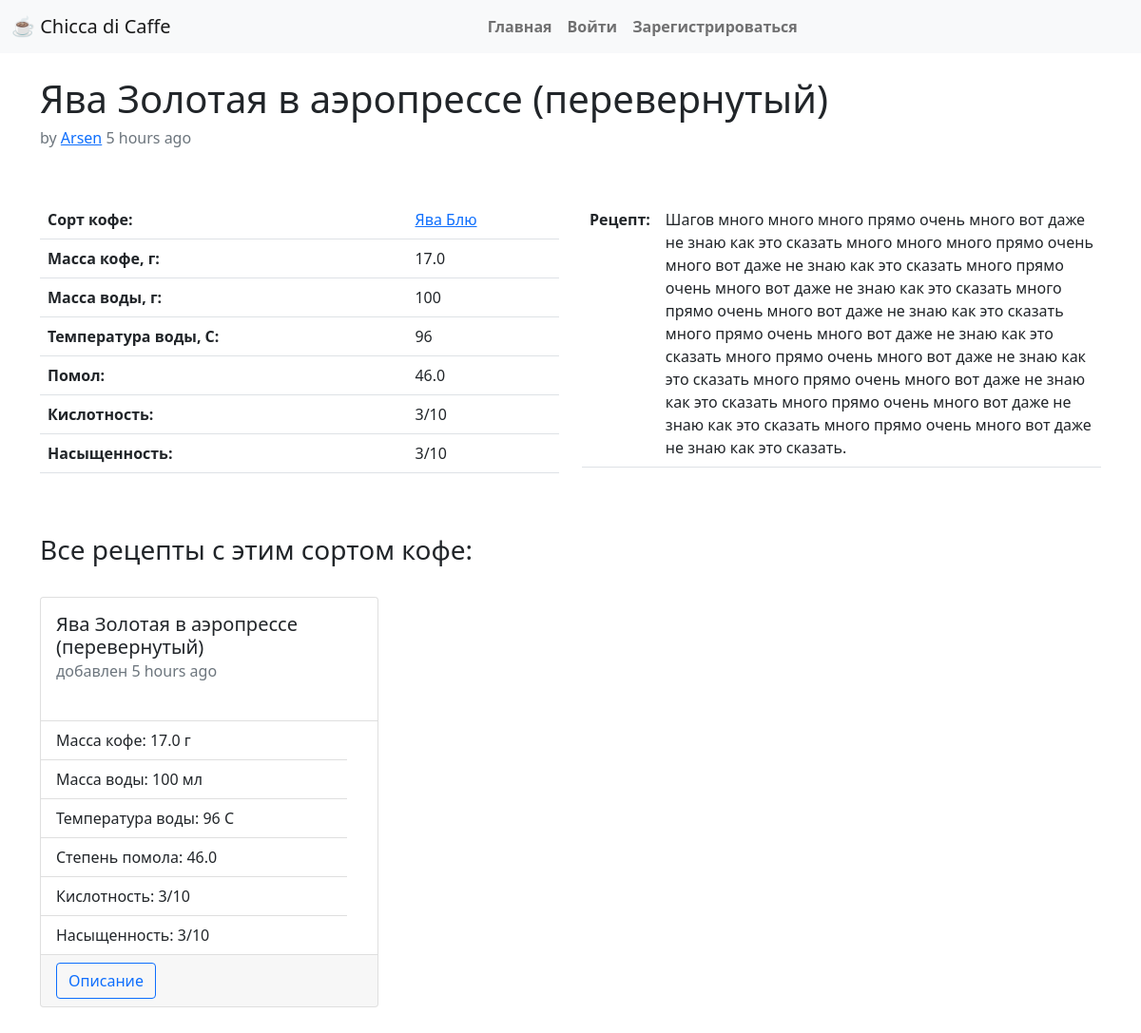
Screenshot of /recipe/2 with the database file from the repository.
### app/models.py (models this page shows, shortened)
class Recipe(db.Model):
    title = db.Column(db.String(200), index=True, unique=True)
    id = db.Column(db.Integer, primary_key=True)
    timestamp = db.Column(db.DateTime, index=True, default=datetime.utcnow)
    user_id = db.Column(db.Integer, db.ForeignKey('user.id'))
    sort_id = db.Column(db.Integer, db.ForeignKey('sort.id'))
    coffee_mass = db.Column(db.Float)
    water_mass = db.Column(db.Integer)
    water_temp = db.Column(db.Integer)
    grinding = db.Column(db.Float)
    acidity = db.Column(db.Integer)
    tds = db.Column(db.Integer)
    body = db.Column(db.Text())

class User(UserMixin, db.Model):
    id = db.Column(db.Integer, primary_key=True)
    username = db.Column(db.String(32), index=True, unique=True)
    email = db.Column(db.String(120), index=True, unique=True)
    password_hash = db.Column(db.String(128))
    recipes = db.relationship('Recipe', backref='author', lazy='dynamic')

class Sort(db.Model):  # SearchableMixin, db.Model):
    __searchable__ = ['title', 'bouquet']
    id = db.Column(db.Integer, primary_key=True)
    title = db.Column(db.String(60), index=True, unique=True)
    bouquet = db.Column(db.String(120))
    description = db.Column(db.Text())
    timestamp = db.Column(db.DateTime, index=True, default=datetime.utcnow())
    user_id = db.Column(db.Integer, db.ForeignKey('user.id'))

### app/routes.py (the view)
@app.route('/recipe/<recipe_id>')
def recipe(recipe_id):
    r = Recipe.query.filter_by(id=recipe_id).first_or_404()
    u = User.query.filter_by(id=r.user_id).first()
    s = Sort.query.filter_by(id=r.sort_id).first()
    other = Recipe.query.filter_by(sort_id=s.id).all()
    return render_template('recipe.html', recipe=r, sort=s, user=u, other=other, ADMIN_EMAILS=Config.ADMINS)

### app/templates/recipe.html (shortened to what this page needs)
{% extends "base.html" %}
{% block app_content %}
    <h1>
        {{recipe.title}}
    </h1>
    <h6 class="text-muted">by <a href="{{ url_for('user', user_id=user.id) }}">{{user.username}}</a> {{ moment(recipe.timestamp).fromNow() }}</h6>
    <br><br>
    <div class="row">
        <div class="col-sm-6">
            <table class="table">
                <tbody>
                    <tr>
                        <th>Сорт кофе:</th>
                        <td><a href="{{ url_for('sort', sort_id=sort.id) }}">{{ sort.title }}</a></td>
                    </tr>
                    <tr>
                        <th>Масса кофе, г:</th>
                        <td>{{ recipe.coffee_mass }}</td>
                    </tr>
                    <tr>
                        <th>Масса воды, г:</th>
                        <td>{{ recipe.water_mass }}</td>
                    </tr>
                    <tr>
                        <th>Температура воды, C:</th>
                        <td>{{ recipe.water_temp }}</td>
                    </tr>
                    <tr>
                        <th>Помол:</th>
                        <td>{{ recipe.grinding }}</td>
                    </tr>
                    <tr>
                        <th>Кислотность:</th>
                        <td>{{ recipe.acidity }}/10</td>
                    </tr>
                    <tr>
                        <th>Насыщенность:</th>
                        <td>{{ recipe.tds }}/10</td>
                    </tr>
                </tbody>
            </table>
        </div>
        <div class="col-sm-6">
            <table class="table">
                <tbody>
                    <tr>
                        <th>Рецепт:</th>
                        <td>{{ recipe.body }}</td>
                    </tr>
                </tbody>
            </table>
        </div>
    </div>
    <br><br>
    <h3>Все рецепты с этим сортом кофе:</h3>
    <br>
    <div class="row">
        {% for recipe in other %}
            {% include 'recipe_card.html' %}
        {% endfor %}
    </div>
{% endblock %}

### app/templates/recipe_card.html
<div class="col-sm-4">
<div class="card" style="min-height: 27rem; margin-bottom: 1rem;">
    <div class="card-body">
        <h5 class="card-title">{{ recipe.title }}</h5>
        <h6 class="card-subtitle mb-2 text-muted">добавлен {{ moment(recipe.timestamp).fromNow() }}</h6>
    </div>
    <ul class="list-group list-group-flush">
        <li class="list-group-item">Масса кофе: {{ recipe.coffee_mass }} г</li>
        <li class="list-group-item">Масса воды: {{ recipe.water_mass }} мл</li>
        <li class="list-group-item">Температура воды: {{ recipe.water_temp }} C</li>
        <li class="list-group-item">Степень помола: {{ recipe.grinding }}</li>
        <li class="list-group-item">Кислотность: {{ recipe.acidity }}/10</li>
        <li class="list-group-item">Насыщенность: {{ recipe.tds }}/10</li>
    </ul>
    <div class="card-footer">
        <a href="{{ url_for('recipe', recipe_id=recipe.id) }}" class="btn btn-outline-primary">Описание</a>
    </div>
</div>
</div>

### rows the page displays
Recipe: title "Ява Золотая в аэропрессе (перевернутый)", timestamp "5 hours ago", coffee_mass "17.0", water_mass "100", water_temp "96", grinding "46.0", acidity "3", tds "3", body "Шагов много много много прямо очень много вот даже не знаю как это сказать много много много прямо очень много вот даже не знаю как это сказать много прямо очень много вот даже не знаю как это сказать много прямо очень много вот даже не знаю как это сказать много прямо очень много вот даже не знаю как это сказать много прямо очень много вот даже не знаю как это сказать много прямо очень много вот даже не знаю как это сказать много прямо очень много вот даже не знаю как это сказать много прямо очень много вот даже не знаю как это сказать."
User: username "Arsen"
Sort: title "Ява Блю"
